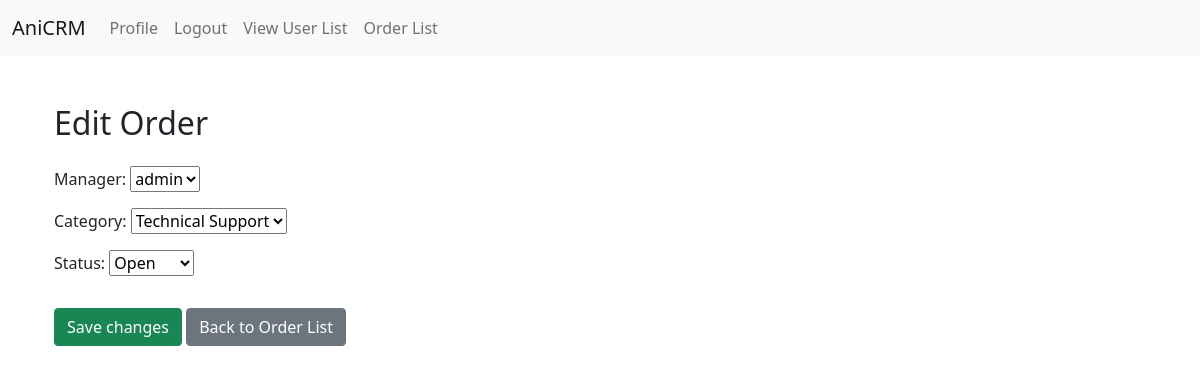
The app's page /orders/orders/4/edit/ (signed in), older data.
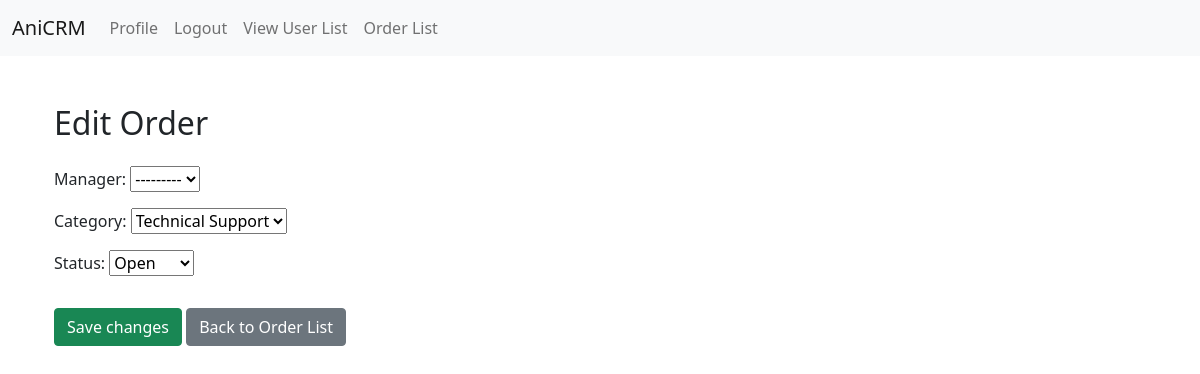
The same page, newer data.
### orders/models.py (models this page shows, shortened)
class Order(models.Model):
    title = models.CharField(max_length=255)
    description = models.TextField()
    client = models.ForeignKey(User, related_name='orders', on_delete=models.CASCADE)
    manager = models.ForeignKey(User, related_name='managed_orders', on_delete=models.SET_NULL, null=True, blank=True)
    category = models.ForeignKey(Category, on_delete=models.SET_NULL, null=True)
    status = models.ForeignKey(Status, on_delete=models.SET_NULL, null=True)
    created_at = models.DateTimeField(auto_now_add=True)
    updated_at = models.DateTimeField(auto_now=True)

### orders/views.py (the view)
# urls.py: path('orders/<int:pk>/edit/', edit_order_view, name='edit_order'),
@login_required
def edit_order_view(request, pk):
    order = get_object_or_404(Order, pk=pk)
    if request.user.is_manager:
        if request.method == 'POST':
            form = ManagerOrderUpdateForm(request.POST, instance=order)
            if form.is_valid():
                form.save()
                return redirect('order_list')
        else:
            form = ManagerOrderUpdateForm(instance=order)
            form.fields['manager'].queryset = User.objects.filter(is_manager=True)
    else:
        return redirect('order_list')
    return render(request, 'orders/edit_order.html', {'form': form, 'order': order})

### orders/forms.py (shortened to what this page needs)
class ManagerOrderUpdateForm(forms.ModelForm):
    class Meta:
        model = Order
        fields = ['manager','category', 'status']

### orders/models.py (called while the page is built)
    def __str__(self):
        return self.name

    def __str__(self):
        return self.name

### orders/templates/orders/edit_order.html (shortened to what this page needs)
{% extends 'base.html' %}
{% block content %}
  <div class="container mt-5">
    <h2 class="mb-4">Edit Order</h2>
    <form method="POST" class="needs-validation" novalidate>
      {{ form.as_p }}
      <button type="submit" class="btn btn-success mt-3">Save changes</button>
      <a href="{% url 'order_list' %}" class="btn btn-secondary mt-3">Back to Order List</a>
    </form>
  </div>
{% endblock %}

Row changes from the older to the newer data that the page shows:
changed Order "Technical Support": manager "admin" → "---------"
